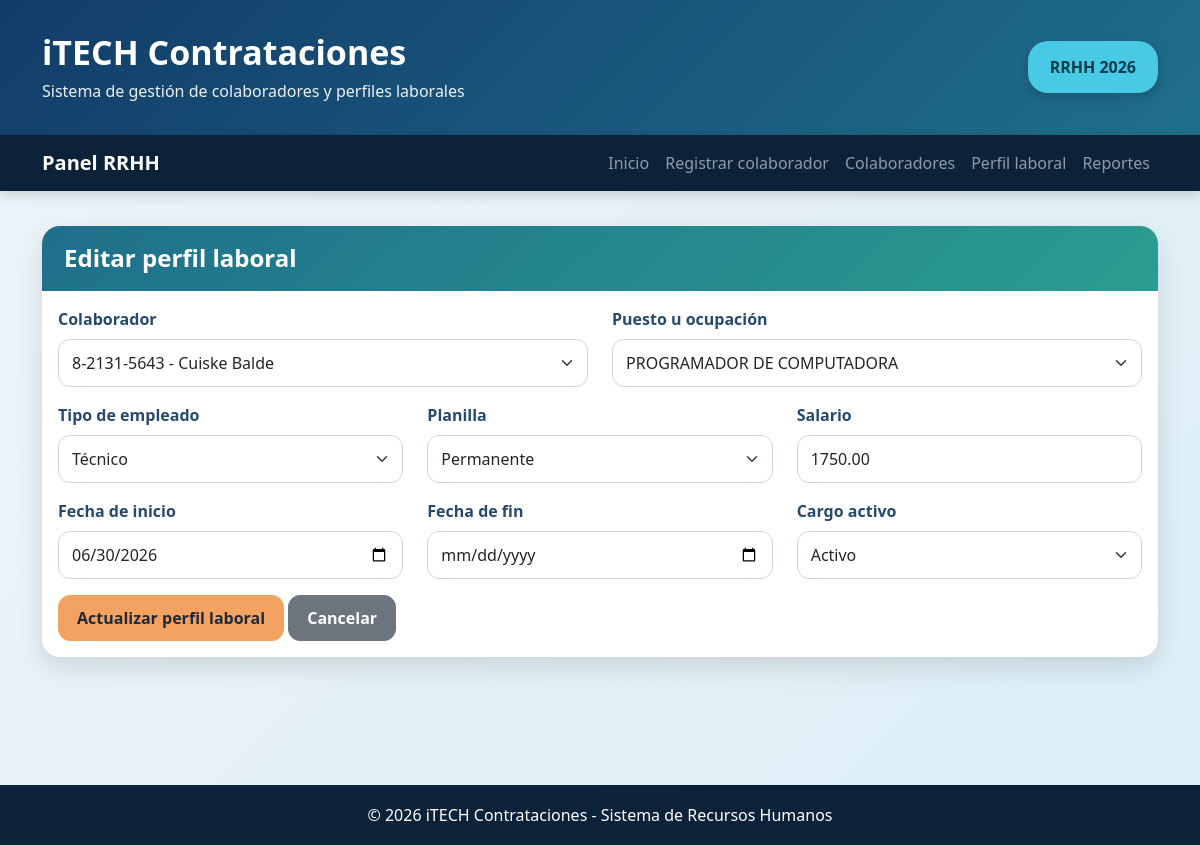
/index.php?accion=editar_perfil&id=4, run on the app's committed database.
### tables this page shows
CREATE TABLE `perfiles_laborales` (
  `id` int(11) NOT NULL,
  `colaborador_id` int(11) NOT NULL,
  `ocupacion_id` int(11) NOT NULL,
  `tipo_empleado_id` int(11) NOT NULL,
  `planilla_id` int(11) NOT NULL,
  `salario` decimal(10,2) NOT NULL,
  `fecha_inicio` date NOT NULL,
  `fecha_fin` date DEFAULT NULL,
  `cargo_activo` tinyint(1) NOT NULL DEFAULT 1,
  `firma_integridad` text NOT NULL,
  `fecha_registro` timestamp NOT NULL DEFAULT current_timestamp()
);

CREATE TABLE `datospersonales` (
  `id` int(11) NOT NULL,
  `identidad` varchar(30) NOT NULL,
  `Nombre` varchar(80) NOT NULL,
  `Apellido` varchar(80) NOT NULL,
  `Edad` int(11) NOT NULL,
  `tipo_sangre_id` int(11) NOT NULL,
  `sexo_id` int(11) NOT NULL,
  `nacionalidad_id` int(11) NOT NULL,
  `ruta_id` int(11) NOT NULL,
  `Email1` varchar(120) NOT NULL,
  `Celular` varchar(20) NOT NULL,
  `Empleado_Activo` tinyint(1) NOT NULL DEFAULT 1,
  `motivo_terminacion_id` int(11) DEFAULT NULL,
  `Motivo_Baja` varchar(255) DEFAULT NULL,
  `fecha_registro` timestamp NOT NULL DEFAULT current_timestamp()
);

CREATE TABLE `cat_ocupaciones` (
  `C_OCUP` int(11) NOT NULL,
  `OCUPACION` varchar(120) NOT NULL,
  `Activo` int(11) NOT NULL DEFAULT 1
);

CREATE TABLE `cat_tipoempleado` (
  `id` int(11) NOT NULL,
  `Nombre` varchar(80) NOT NULL,
  `Activo` int(11) NOT NULL DEFAULT 1,
  `Abreviatura` char(1) NOT NULL
);

CREATE TABLE `cat_tipos_planilla` (
  `id` int(11) NOT NULL,
  `nombre` varchar(80) NOT NULL,
  `activo` tinyint(1) NOT NULL DEFAULT 1
);

### app/Controllers/PerfilLaboralController.php (called while the page is built, shortened)
<?php
require_once __DIR__ . "/../Models/PerfilLaboral.php";
require_once __DIR__ . "/../Models/Colaborador.php";
require_once __DIR__ . "/../Models/Catalogo.php";
class PerfilLaboralController
{
    private $modelo;
    private $colaboradorModelo;
    private $catalogo;
    public function __construct()
    {
        $this->modelo = new PerfilLaboral();
        $this->colaboradorModelo = new Colaborador();
        $this->catalogo = new Catalogo();
    }
    private function cargarVista($vista, $datos = [])
    {
        extract($datos);
        require_once __DIR__ . "/../Views/layout/header.php";
        require_once __DIR__ . "/../Views/" . $vista . ".php";
        require_once __DIR__ . "/../Views/layout/footer.php";
    }
    public function editar()
    {
        $id = $_GET["id"] ?? 0;
        $perfil = $this->modelo->obtenerPorId($id);
        $tituloPagina = "Editar perfil laboral";
        $catalogos = $this->catalogo->obtenerTodos();
        $colaboradores = $this->colaboradorModelo->listar();
        $datosFormulario = $perfil;
        $errores = [];
        $mensajeError = "";
        $this->cargarVista("perfiles/editar", [
            "tituloPagina" => $tituloPagina,
            "catalogos" => $catalogos,
            "colaboradores" => $colaboradores,
            "datosFormulario" => $datosFormulario,
            "errores" => $errores,
            "mensajeError" => $mensajeError
        ]);
    }
}
?>

### app/Config/Database.php (called while the page is built, shortened)
<?php
class Database
{
    private $conexion;
    public function __construct()
    {
        $host = "localhost";
        $dbname = "parcial_3";
        $user = "root";
        $password = "";
        try {
            $dsn = "mysql:host=$host;dbname=$dbname;charset=utf8mb4";
            $this->conexion = new PDO($dsn, $user, $password);
            $this->conexion->setAttribute(PDO::ATTR_ERRMODE, PDO::ERRMODE_EXCEPTION);
            $this->conexion->setAttribute(PDO::ATTR_DEFAULT_FETCH_MODE, PDO::FETCH_ASSOC);
        } catch (PDOException $e) {
            die("Error de conexión: " . $e->getMessage());
        }
    }
    public function select($sql, $params = [])
    {
        try {
            $stmt = $this->conexion->prepare($sql);
            $stmt->execute($params);
            return $stmt->fetchAll();
        } catch (PDOException $e) {
            return [];
        }
    }
    public function selectOne($sql, $params = [])
    {
        try {
            $stmt = $this->conexion->prepare($sql);
            $stmt->execute($params);
            return $stmt->fetch();
        } catch (PDOException $e) {
            return false;
        }
    }
}
?>

### app/Models/Colaborador.php (called while the page is built, shortened)
<?php
require_once __DIR__ . "/../Config/Database.php";
class Colaborador
{
    private $db;
    public function __construct()
    {
        $this->db = new Database();
    }
    public function listar()
    {
        $sql = "SELECT
                    d.id,
                    d.identidad,
                    d.Nombre AS nombre,
                    d.Apellido AS apellido,
                    d.Edad AS edad,
                    ts.Nombre AS tipo_sangre,
                    sx.nombre AS sexo,
                    n.nombre AS nacionalidad,
                    r.Nombre AS ruta,
                    d.Email1 AS correo,
                    d.Celular AS celular,
                    d.Empleado_Activo AS empleado_activo,
                    mt.MOTIVO AS motivo_terminacion,
                    d.Motivo_Baja AS motivo_baja,
                    d.fecha_registro
                FROM datospersonales d
                INNER JOIN cat_tiposangre ts ON d.tipo_sangre_id = ts.id
                INNER JOIN cat_sexo sx ON d.sexo_id = sx.id
                INNER JOIN cat_nacionalidades n ON d.nacionalidad_id = n.id
                INNER JOIN cat_rutas r ON d.ruta_id = r.id
                LEFT JOIN cat_motivos_terminacion mt ON d.motivo_terminacion_id = mt.C_TERMINACION
                ORDER BY d.id DESC";
        return $this->db->select($sql);
    }
}
?>

### app/Models/PerfilLaboral.php (called while the page is built, shortened)
<?php
require_once __DIR__ . "/../Config/Database.php";
class PerfilLaboral
{
    private $db;
    public function __construct()
    {
        $this->db = new Database();
    }
    public function obtenerPorId($id)
    {
        $sql = "SELECT * FROM perfiles_laborales WHERE id = ?";
        return $this->db->selectOne($sql, [intval($id)]);
    }
}
?>

### app/Models/Catalogo.php (called while the page is built)
<?php
require_once __DIR__ . "/../Config/Database.php";
class Catalogo
{
    private $db;
    public function __construct()
    {
        $this->db = new Database();
    }
    public function obtenerTiposSangre()
    {
        return $this->db->select("
            SELECT id, TRIM(Nombre) AS nombre
            FROM cat_tiposangre
            ORDER BY Nombre ASC
        ");
    }
    public function obtenerSexos()
    {
        return $this->db->select("
            SELECT id, nombre
            FROM cat_sexo
            ORDER BY nombre ASC
        ");
    }
    public function obtenerNacionalidades()
    {
        return $this->db->select("
            SELECT id, nombre
            FROM cat_nacionalidades
            ORDER BY nombre ASC
        ");
    }
    public function obtenerRutas()
    {
        return $this->db->select("
            SELECT id, Nombre AS nombre
            FROM cat_rutas
            ORDER BY Nombre ASC
        ");
    }
    public function obtenerTiposEmpleado()
    {
        return $this->db->select("
            SELECT id, Nombre AS nombre, Abreviatura
            FROM cat_tipoempleado
            WHERE Activo = 1
            ORDER BY Nombre ASC
        ");
    }
    public function obtenerPlanillas()
    {
        return $this->db->select("
            SELECT id, nombre
            FROM cat_tipos_planilla
            WHERE activo = 1
            ORDER BY nombre ASC
        ");
    }
    public function obtenerOcupaciones()
    {
        return $this->db->select("
            SELECT C_OCUP AS id, OCUPACION AS nombre
            FROM cat_ocupaciones
            WHERE Activo = 1
            ORDER BY OCUPACION ASC
        ");
    }
    public function obtenerMotivosTerminacion()
    {
        return $this->db->select("
            SELECT C_TERMINACION AS id, MOTIVO AS nombre
            FROM cat_motivos_terminacion
            ORDER BY MOTIVO ASC
        ");
    }
    public function obtenerTodos()
    {
        return [
            "tipos_sangre" => $this->obtenerTiposSangre(),
            "sexos" => $this->obtenerSexos(),
            "nacionalidades" => $this->obtenerNacionalidades(),
            "rutas" => $this->obtenerRutas(),
            "tipos_empleado" => $this->obtenerTiposEmpleado(),
            "planillas" => $this->obtenerPlanillas(),
            "ocupaciones" => $this->obtenerOcupaciones(),
            "motivos_terminacion" => $this->obtenerMotivosTerminacion()
        ];
    }
}
?>

### app/Views/perfiles/editar.php (the view, shortened to what this page needs)
<?php
$catalogos = $catalogos ?? [];
$colaboradores = $colaboradores ?? [];
$datosFormulario = $datosFormulario ?? [];
?>
<div class="card card-custom">
    <div class="card-header">
        <h4>Editar perfil laboral</h4>
    </div>
    <div class="card-body">
        <form action="index.php?accion=actualizar_perfil" method="POST">
            <div class="row">
                <div class="col-md-6 mb-3">
                    <label class="form-label">Colaborador</label>
                    <select name="colaborador_id" class="form-select" required>
                        <?php foreach ($colaboradores as $colaborador): ?>
                            <option value="<?php echo $colaborador["id"]; ?>"
                                <?php echo (($datosFormulario["colaborador_id"] ?? "") == $colaborador["id"]) ? "selected" : ""; ?>>
                                <?php echo htmlspecialchars(
                                    $colaborador["identidad"] . " - " . $colaborador["nombre"] . " " . $colaborador["apellido"],
                                    ENT_QUOTES,
                                    "UTF-8"
                                ); ?>
                            </option>
                        <?php endforeach; ?>
                    </select>
                </div>
                <div class="col-md-6 mb-3">
                    <label class="form-label">Puesto u ocupación</label>
                    <select name="ocupacion_id" class="form-select" required>
                        <?php foreach (($catalogos["ocupaciones"] ?? []) as $item): ?>
                            <option value="<?php echo $item["id"]; ?>"
                                <?php echo (($datosFormulario["ocupacion_id"] ?? "") == $item["id"]) ? "selected" : ""; ?>>
                                <?php echo htmlspecialchars($item["nombre"], ENT_QUOTES, "UTF-8"); ?>
                            </option>
                        <?php endforeach; ?>
                    </select>
                </div>
                <div class="col-md-4 mb-3">
                    <label class="form-label">Tipo de empleado</label>
                    <select name="tipo_empleado_id" class="form-select" required>
                        <?php foreach (($catalogos["tipos_empleado"] ?? []) as $item): ?>
                            <option value="<?php echo $item["id"]; ?>"
                                <?php echo (($datosFormulario["tipo_empleado_id"] ?? "") == $item["id"]) ? "selected" : ""; ?>>
                                <?php echo htmlspecialchars($item["nombre"], ENT_QUOTES, "UTF-8"); ?>
                            </option>
                        <?php endforeach; ?>
                    </select>
                </div>
                <div class="col-md-4 mb-3">
                    <label class="form-label">Planilla</label>
                    <select name="planilla_id" class="form-select" required>
                        <?php foreach (($catalogos["planillas"] ?? []) as $item): ?>
                            <option value="<?php echo $item["id"]; ?>"
                                <?php echo (($datosFormulario["planilla_id"] ?? "") == $item["id"]) ? "selected" : ""; ?>>
                                <?php echo htmlspecialchars($item["nombre"], ENT_QUOTES, "UTF-8"); ?>
                            </option>
                        <?php endforeach; ?>
                    </select>
                </div>
                <div class="col-md-4 mb-3">
                    <label class="form-label">Salario</label>
                    <input type="number" step="0.01" min="0" name="salario" class="form-control" required
                           value="<?php echo htmlspecialchars($datosFormulario["salario"] ?? "", ENT_QUOTES, "UTF-8"); ?>">
                </div>
                <div class="col-md-4 mb-3">
                    <label class="form-label">Fecha de inicio</label>
                    <input type="date" name="fecha_inicio" class="form-control" required
                           value="<?php echo htmlspecialchars($datosFormulario["fecha_inicio"] ?? "", ENT_QUOTES, "UTF-8"); ?>">
                </div>
                <div class="col-md-4 mb-3">
                    <label class="form-label">Fecha de fin</label>
                    <input type="date" name="fecha_fin" class="form-control"
                           value="<?php echo htmlspecialchars($datosFormulario["fecha_fin"] ?? "", ENT_QUOTES, "UTF-8"); ?>">
                </div>
                <div class="col-md-4 mb-3">
                    <label class="form-label">Cargo activo</label>
                    <select name="cargo_activo" class="form-select">
                        <option value="1" <?php echo (($datosFormulario["cargo_activo"] ?? "") == 1) ? "selected" : ""; ?>>
                            Activo
                        </option>
                    </select>
                </div>
            </div>
            <button type="submit" class="btn btn-warning">Actualizar perfil laboral</button>
            <a href="index.php?accion=crear_perfil" class="btn btn-secondary">Cancelar</a>
        </form>
    </div>
</div>

### public/css/estilos.css (style rules this page uses)
:root { --azul-principal: #123c69; --azul-secundario: #1f6f8b; --celeste: #48cae4; --verde: #2a9d8f; --naranja: #f4a261; --rojo: #e76f51; --gris-fondo: #eef4f8; --gris-texto: #2d3748; --blanco: #ffffff; }
body { background: linear-gradient(135deg, #eef4f8 0%, #dceef7 100%); color: var(--gris-texto); min-height: 100vh; font-family: "Segoe UI", Arial, sans-serif; }
.card-custom { border: none; border-radius: 18px; overflow: hidden; box-shadow: 0 10px 26px rgba(0, 0, 0, 0.12); background: var(--blanco); margin-bottom: 28px; }
.card-custom .card-header { background: linear-gradient(135deg, var(--azul-secundario), var(--verde)); color: var(--blanco); padding: 18px 22px; border-bottom: none; }
.card-custom .card-header h4, .card-custom .card-header h5 { margin: 0; font-weight: 800; }
.form-label { font-weight: 700; color: #27496d; }
.form-control, .form-select { border-radius: 12px; border: 1px solid #cbd5e1; padding: 11px 13px; }
.btn { border-radius: 12px; font-weight: 700; padding: 10px 18px; }
.btn-warning { background: var(--naranja); border-color: var(--naranja); color: #1f2937; }

### data on the page
perfiles_laborales: colaborador_id "8-2131-5643 - Cuiske Balde", ocupacion_id "PROGRAMADOR DE COMPUTADORA", tipo_empleado_id "Técnico", planilla_id "Permanente", salario "1750.00", fecha_inicio "06/30/2026", cargo_activo "Activo"
